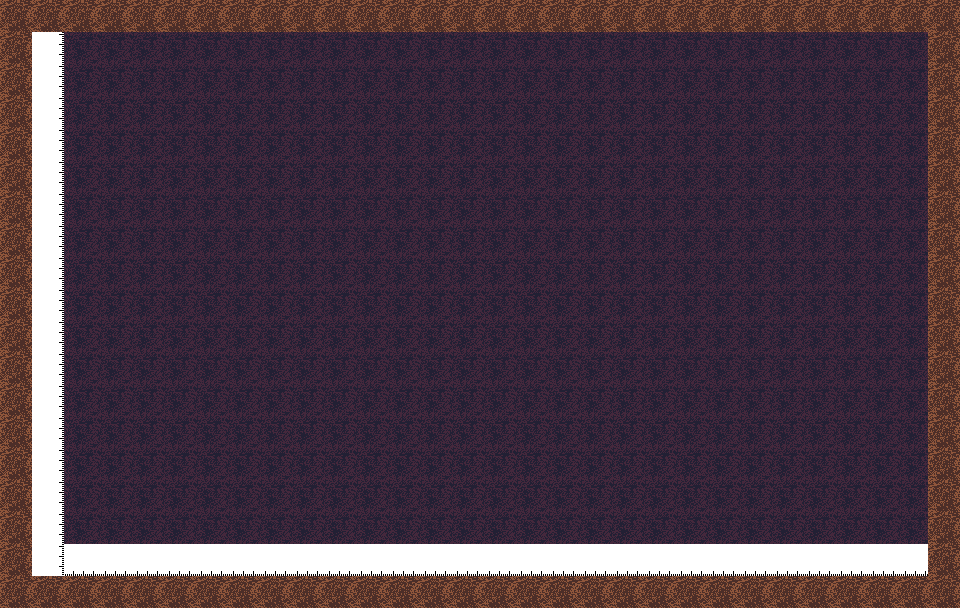

Below is a game level as drawn by its tile map, then a one-line description and the .tmx file that defines it, in full:
An orthogonal 30x19 tile map with 32x32 px tiles, 2 tile layers (Foreground, Debug) and 2 objects.

<map version="1.0" orientation="orthogonal" renderorder="right-down" width="30" height="19" tilewidth="32" tileheight="32" nextobjectid="1">
 <properties>
  <property name="unity:scale" value="0.01" />
 </properties>
 <tileset firstgid="1" name="level" tilewidth="32" tileheight="32" tilecount="64" columns="8">
  <image source="../Aseprite/level-sheet.png" width="256" height="256" />
  <tile id="0">
   <objectgroup draworder="index">
    <object id="0" x="0" y="0" width="32" height="32" />
   </objectgroup>
  </tile>
  <tile id="2">
   <objectgroup draworder="index" />
  </tile>
  <tile id="3">
   <objectgroup draworder="index">
    <object id="0" x="0" y="0" width="32" height="32" />
   </objectgroup>
  </tile>
  <tile id="10">
   <objectgroup draworder="index" />
  </tile>
 </tileset>
 <layer name="Foreground" width="30" height="19">
  <data encoding="csv">
1,1,1,1,1,1,1,1,1,1,1,1,1,1,1,1,1,1,1,1,1,1,1,1,1,1,1,1,1,1,
1,17,17,17,17,17,17,17,17,17,17,17,17,17,17,17,17,17,17,17,17,17,17,17,17,17,17,17,17,1,
1,17,17,17,17,17,17,17,17,17,17,17,17,17,17,17,17,17,17,17,17,17,17,17,17,17,17,17,17,1,
1,17,17,17,17,17,17,17,17,17,17,17,17,17,17,17,17,17,17,17,17,17,17,17,17,17,17,17,17,1,
1,17,17,17,17,17,17,17,17,17,17,17,17,17,17,17,17,17,17,17,17,17,17,17,17,17,17,17,17,1,
1,17,17,17,17,17,17,17,17,17,17,17,17,17,17,17,17,17,17,17,17,17,17,17,17,17,17,17,17,1,
1,17,17,17,17,17,17,17,17,17,17,17,17,17,17,17,17,17,17,17,17,17,17,17,17,17,17,17,17,1,
1,17,17,17,17,17,17,17,17,17,17,17,17,17,17,17,17,17,17,17,17,17,17,17,17,17,17,17,17,1,
1,17,17,17,17,17,17,17,17,17,17,17,17,17,17,17,17,17,17,17,17,17,17,17,17,17,17,17,17,1,
1,17,17,17,17,17,17,17,17,17,17,17,17,17,17,17,17,17,17,17,17,17,17,17,17,17,17,17,17,1,
1,17,17,17,17,17,17,17,17,17,17,17,17,17,17,17,17,17,17,17,17,17,17,17,17,17,17,17,17,1,
1,17,17,17,17,17,17,17,17,17,17,17,17,17,17,17,17,17,17,17,17,17,17,17,17,17,17,17,17,1,
1,17,17,17,17,17,17,17,17,17,17,17,17,17,17,17,17,17,17,17,17,17,17,17,17,17,17,17,17,1,
1,17,17,17,17,17,17,17,17,17,17,17,17,17,17,17,17,17,17,17,17,17,17,17,17,17,17,17,17,1,
1,17,17,17,17,17,17,17,17,17,17,17,17,17,17,17,17,17,17,17,17,17,17,17,17,17,17,17,17,1,
1,17,17,17,17,17,17,17,17,17,17,17,17,17,17,17,17,17,17,17,17,17,17,17,17,17,17,17,17,1,
1,17,17,17,17,17,17,17,17,17,17,17,17,17,17,17,17,17,17,17,17,17,17,17,17,17,17,17,17,1,
1,17,17,17,17,17,17,17,17,17,17,17,17,17,17,17,17,17,17,17,17,17,17,17,17,17,17,17,17,1,
1,1,1,1,1,1,1,1,1,1,1,1,1,1,1,1,1,1,1,1,1,1,1,1,1,1,1,1,1,1
</data>
 </layer>
 <layer name="Debug" width="30" height="19">
  <data encoding="csv">
0,0,0,0,0,0,0,0,0,0,0,0,0,0,0,0,0,0,0,0,0,0,0,0,0,0,0,0,0,0,
0,7,0,0,0,0,0,0,0,0,0,0,0,0,0,0,0,0,0,0,0,0,0,0,0,0,0,0,0,0,
0,7,0,0,0,0,0,0,0,0,0,0,0,0,0,0,0,0,0,0,0,0,0,0,0,0,0,0,0,0,
0,7,0,0,0,0,0,0,0,0,0,0,0,0,0,0,0,0,0,0,0,0,0,0,0,0,0,0,0,0,
0,7,0,0,0,0,0,0,0,0,0,0,0,0,0,0,0,0,0,0,0,0,0,0,0,0,0,0,0,0,
0,7,0,0,0,0,0,0,0,0,0,0,0,0,0,0,0,0,0,0,0,0,0,0,0,0,0,0,0,0,
0,7,0,0,0,0,0,0,0,0,0,0,0,0,0,0,0,0,0,0,0,0,0,0,0,0,0,0,0,0,
0,7,0,0,0,0,0,0,0,0,0,0,0,0,0,0,0,0,0,0,0,0,0,0,0,0,0,0,0,0,
0,7,0,0,0,0,0,0,0,0,0,0,0,0,0,0,0,0,0,0,0,0,0,0,0,0,0,0,0,0,
0,7,0,0,0,0,0,0,0,0,0,0,0,0,0,0,0,0,0,0,0,0,0,0,0,0,0,0,0,0,
0,7,0,0,0,0,0,0,0,0,0,0,0,0,0,0,0,0,0,0,0,0,0,0,0,0,0,0,0,0,
0,7,0,0,0,0,0,0,0,0,0,0,0,0,0,0,0,0,0,0,0,0,0,0,0,0,0,0,0,0,
0,7,0,0,0,0,0,0,0,0,0,0,0,0,0,0,0,0,0,0,0,0,0,0,0,0,0,0,0,0,
0,7,0,0,0,0,0,0,0,0,0,0,0,0,0,0,0,0,0,0,0,0,0,0,0,0,0,0,0,0,
0,7,0,0,0,0,0,0,0,0,0,0,0,0,0,0,0,0,0,0,0,0,0,0,0,0,0,0,0,0,
0,7,0,0,0,0,0,0,0,0,0,0,0,0,0,0,0,0,0,0,0,0,0,0,0,0,0,0,0,0,
0,7,0,0,0,0,0,0,0,0,0,0,0,0,0,0,0,0,0,0,0,0,0,0,0,0,0,0,0,0,
0,7,8,8,8,8,8,8,8,8,8,8,8,8,8,8,8,8,8,8,8,8,8,8,8,8,8,8,8,0,
0,0,0,0,0,0,0,0,0,0,0,0,0,0,0,0,0,0,0,0,0,0,0,0,0,0,0,0,0,0
</data>
 </layer>
</map>